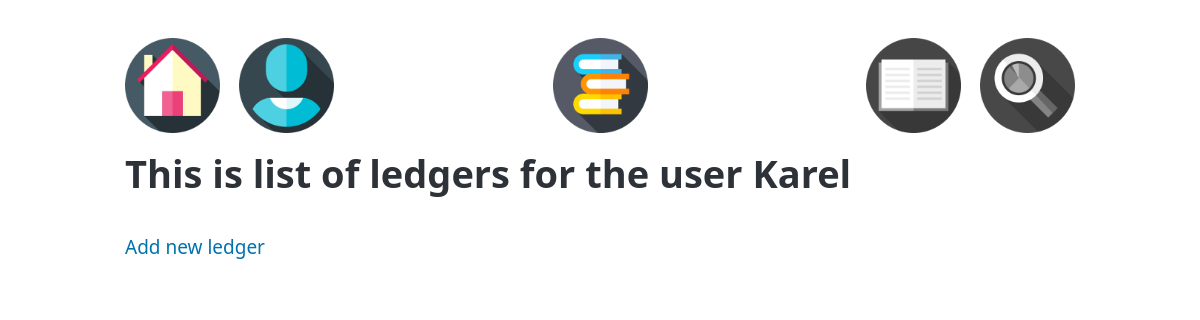
The app's page /list_of_ledgers/1/, older data.
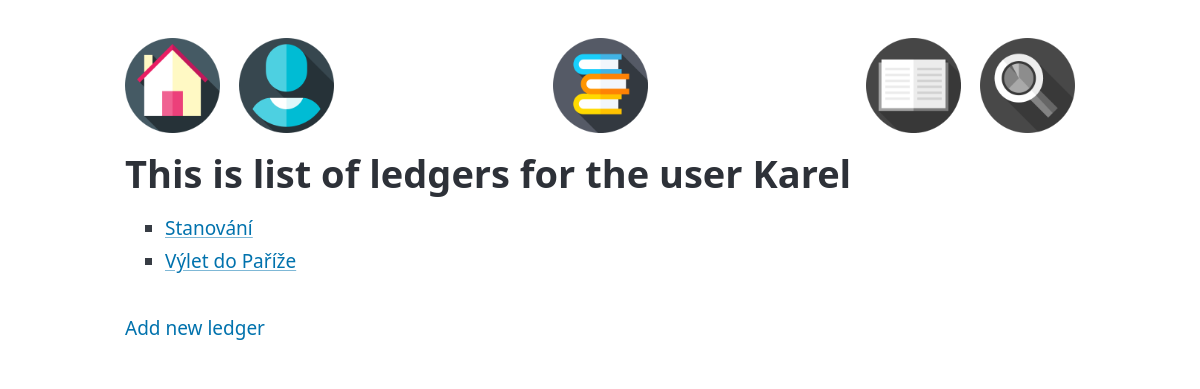
The same page, newer data.
### Bill_2_split/models.py (models this page shows, shortened)
class AbstractBase(models.Model):
    name = models.CharField(max_length=100)
    slug = models.SlugField(max_length=100, blank=True)
    desc = models.CharField(max_length=2000, blank=True)
    class Meta:
        abstract = True

class Ledger(AbstractBase):
    user = models.ForeignKey(User, on_delete=models.PROTECT)

### Bill_2_split/views.py (the view)
class ListOfLedgersView(generic.DetailView):
    model = User
    template_name = 'Bill_2_split/list_of_ledgers.html'
    title = 'List of ledgers'
    def get_context_data(self, **kwargs):
        context = super().get_context_data(**kwargs)
        user = self.get_object()  # získej uživatele podle pk
        context['ledgers'] = Ledger.objects.filter(payment__relation__user=user).distinct()  # vyfiltruj ledgery pro daného uživatele
        return context

### Bill_2_split/templates/Bill_2_split/list_of_ledgers.html
{% extends 'Bill_2_split/_base.html' %}
{% block Bill_2_split_content %}
{% load static %}
<nav>
    <ul><li><a href="{% url 'Bill_2_split:IndexView' %}">
            <img src="{% static 'Bill_2_split/icons/home_page.png' %}"></a></li>
    <li><a href="{% url 'Bill_2_split:UserView' %}">
            <img src="{% static 'Bill_2_split/icons/user.png' %}"></a></li></ul>
    <ul>
        <li><a href="{% url 'Bill_2_split:ListOfLedgersView' user.pk %}">
            <img src="{% static 'Bill_2_split/icons/ledgers.png' %}"></a></li>
    </ul>
    <ul>
        <li><a href=""><img src="{% static 'Bill_2_split/icons/bw_ledger.png' %}"></a></li>
        <li><a href=""><img src="{% static 'Bill_2_split/icons/bw_glass.png' %}"></a></li>
    </ul>
</nav>
<h1>
    This is list of ledgers for the user {{ object.name }}
</h1>
<ul>
    {% for ledger in ledgers %}
    <li>
        <a href="{% url 'Bill_2_split:LedgerDetailView' ledger.pk user.pk %}"> {{ ledger.name }} </a>
    </li>
    {% endfor %}
</ul>
<nav>
    <ul>
        <li>
            <a href="add/"> Add new ledger</a>
        </li>
    </ul>
</nav>
{% endblock %}

Row changes from the older to the newer data that the page shows:
now on this page (row edited): Ledger: name "Stanování"
now on this page (row edited): Ledger: name "Výlet do Paříže"
